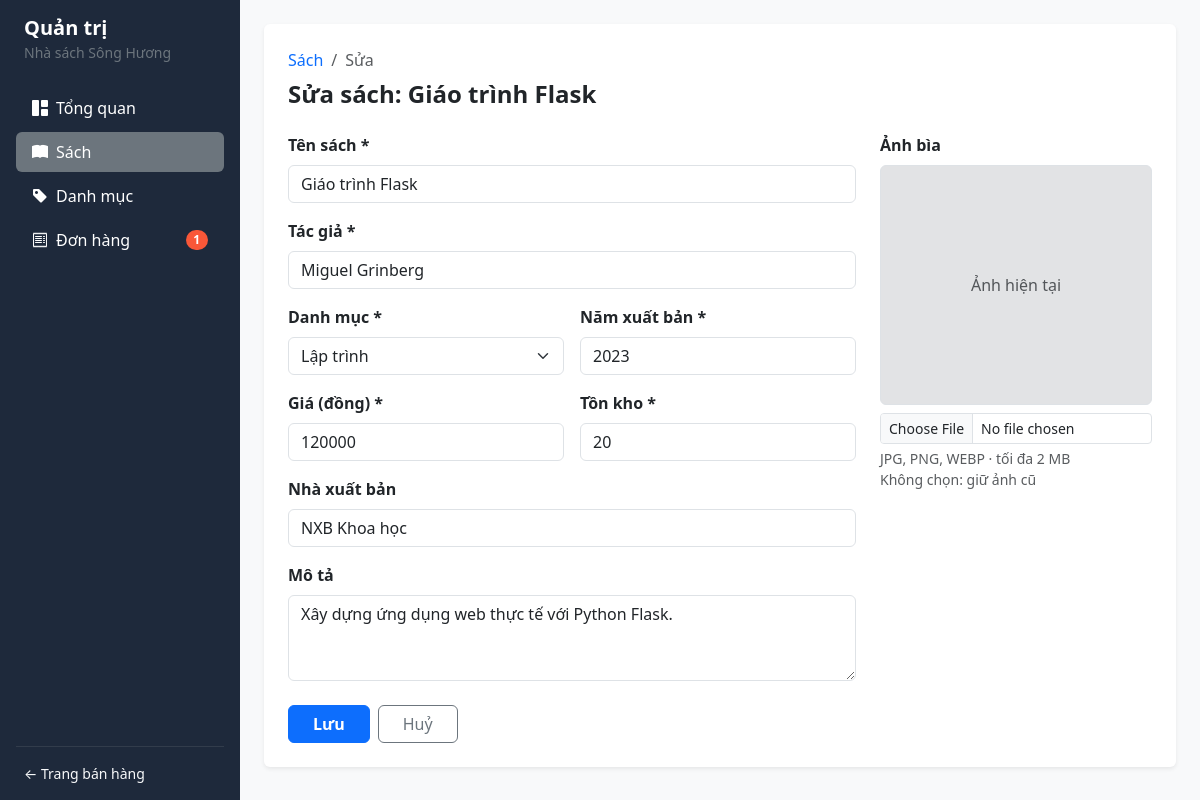
Page /admin/books/2/edit on the committed database.
### models.py (models this page shows)
class Book(db.Model):
    __tablename__ = "books"
    id: Mapped[int] = mapped_column(primary_key=True)
    title: Mapped[str] = mapped_column(String(200), unique=True, nullable=False)
    author: Mapped[str] = mapped_column(String(100), nullable=False)
    publisher: Mapped[Optional[str]] = mapped_column(String(100), default="NXB Đại học Huế")
    publish_year: Mapped[int] = mapped_column(default=2024)
    price: Mapped[int] = mapped_column(nullable=False)
    stock: Mapped[int] = mapped_column(default=0)
    description: Mapped[Optional[str]] = mapped_column(Text, nullable=True)
    cover_image: Mapped[Optional[str]] = mapped_column(String(255), nullable=True)
    category_id: Mapped[int] = mapped_column(ForeignKey("categories.id"), nullable=False)
    category: Mapped["Category"] = relationship(back_populates="books")
    order_items: Mapped[List["OrderItem"]] = relationship(back_populates="book")

### app.py (the view, shortened to what this page needs)
@app.route("/admin/books/<int:book_id>/edit", methods=["GET", "POST"])
def admin_book_edit(book_id):
    book = db.get_or_404(Book, book_id)
    form = BookForm(book_id=book.id, obj=book)
    form.category_id.choices = [
        (c.id, c.name) for c in db.session.execute(db.select(Category).order_by(Category.name)).scalars().all()
    ]
    return render_template("admin/book_form.html", form=form, book=book)

### app.py (called while the page is built)
@app.context_processor
def inject_globals():
    cart = session.get("cart", {})
    cart_count = sum(cart.values())
    pending_orders_count = db.session.scalar(
        db.select(func.count(Order.id)).where(Order.status == "Chờ xác nhận")
    ) or 0
    return dict(cart_count=cart_count, pending_orders_count=pending_orders_count)

### templates/admin/book_form.html (shortened to what this page needs)
{% extends "admin/base_admin.html" %}
{% block content %}
<div class="card border-0 shadow-sm p-4">
    <nav aria-label="breadcrumb" class="mb-2">
        <ol class="breadcrumb small mb-0">
            <li class="breadcrumb-item"><a href="{{ url_for('admin_books') }}" class="text-decoration-none">Sách</a></li>
            <li class="breadcrumb-item active">{{ "Sửa" if book else "Thêm mới" }}</li>
        </ol>
    </nav>
    <h4 class="fw-bold mb-4">{{ "Sửa sách: " + book.title if book else "Thêm sách mới" }}</h4>
    <form method="POST" enctype="multipart/form-data" novalidate>
        <div class="row g-4">
            <div class="col-md-8">
                <div class="mb-3">
                    {{ form.title.label(class="form-label fw-semibold") }}
                    {{ form.title(class="form-control" + (" is-invalid" if form.title.errors else "")) }}
                </div>
                <div class="mb-3">
                    {{ form.author.label(class="form-label fw-semibold") }}
                    {{ form.author(class="form-control" + (" is-invalid" if form.author.errors else "")) }}
                </div>
                <div class="row g-3 mb-3">
                    <div class="col-md-6">
                        {{ form.category_id.label(class="form-label fw-semibold") }}
                        {{ form.category_id(class="form-select") }}
                    </div>
                    <div class="col-md-6">
                        {{ form.publish_year.label(class="form-label fw-semibold") }}
                        {{ form.publish_year(class="form-control" + (" is-invalid" if form.publish_year.errors else "")) }}
                    </div>
                </div>
                <div class="row g-3 mb-3">
                    <div class="col-md-6">
                        {{ form.price.label(class="form-label fw-semibold") }}
                        {{ form.price(class="form-control" + (" is-invalid" if form.price.errors else "")) }}
                    </div>
                    <div class="col-md-6">
                        {{ form.stock.label(class="form-label fw-semibold") }}
                        {{ form.stock(class="form-control" + (" is-invalid" if form.stock.errors else "")) }}
                    </div>
                </div>
                <div class="mb-3">
                    {{ form.publisher.label(class="form-label fw-semibold") }}
                    {{ form.publisher(class="form-control") }}
                </div>
                <div class="mb-4">
                    {{ form.description.label(class="form-label fw-semibold") }}
                    {{ form.description(class="form-control", rows="3") }}
                </div>
                <div class="d-flex gap-2">
                    {{ form.submit(class="btn btn-primary px-4 fw-bold") }}
                    <a href="{{ url_for('admin_books') }}" class="btn btn-outline-secondary px-4">Huỷ</a>
                </div>
            </div>
            <div class="col-md-4">
                <label class="form-label fw-semibold">Ảnh bìa</label>
                <div class="border rounded bg-secondary-subtle d-flex align-items-center justify-content-center mb-2 overflow-hidden" style="height: 240px;">
                    {% if book and book.cover_image %}
                        <img src="{{ url_for('static', filename='uploads/' + book.cover_image) }}" class="w-100 h-100 object-fit-cover">
                    {% else %}
                        <span class="text-muted">Ảnh hiện tại</span>
                    {% endif %}
                </div>
                {{ form.cover_image(class="form-control form-control-sm" + (" is-invalid" if form.cover_image.errors else "")) }}
                <small class="text-muted d-block mt-1">JPG, PNG, WEBP · tối đa 2 MB<br>Không chọn: giữ ảnh cũ</small>
            </div>
        </div>
    </form>
</div>
{% endblock %}

### rows in the picture
Book: title "Sửa sách: Giáo trình Flask", title "Giáo trình Flask", author "Miguel Grinberg", category_id "Lập trình", publish_year "2023", price "120000", stock "20", publisher "NXB Khoa học", description "Xây dựng ứng dụng web thực tế với Python Flask."

### other values in the picture
{{ pending_orders_count }} "1"
{{ "Sửa" if book else "Thêm mới" }} "Sửa"
